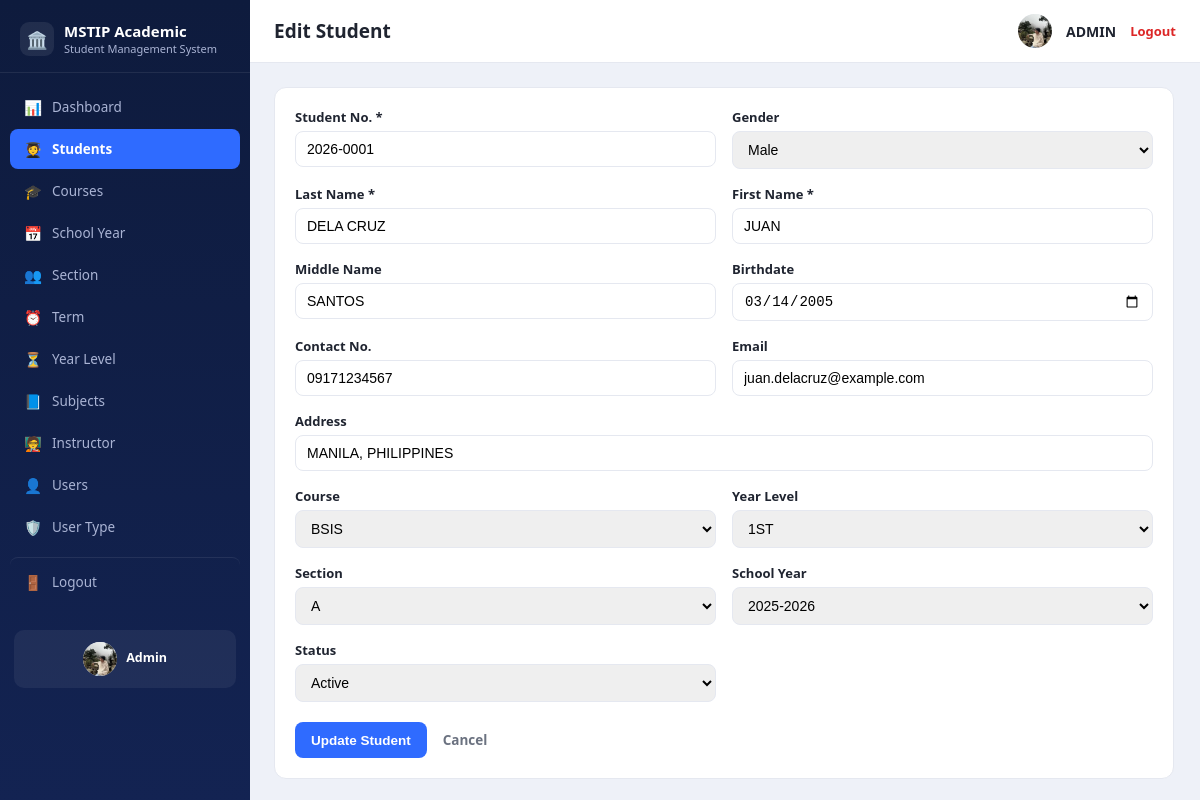
/student_edit.php?id=1 (signed in), run on the app's committed database.
### tables this page shows
CREATE TABLE `tbl_student` (
  `ID` int NOT NULL,
  `STUDENT_NO` varchar(50) NOT NULL,
  `LASTNAME` varchar(100) NOT NULL,
  `FIRSTNAME` varchar(100) NOT NULL,
  `MIDDLENAME` varchar(100) DEFAULT NULL,
  `GENDER` varchar(10) DEFAULT NULL,
  `BIRTHDATE` date DEFAULT NULL,
  `ADDRESS` varchar(255) DEFAULT NULL,
  `CONTACT` varchar(50) DEFAULT NULL,
  `EMAIL` varchar(100) DEFAULT NULL,
  `COURSE_ID` int DEFAULT NULL,
  `YEARLEVEL_ID` int DEFAULT NULL,
  `SECTION_ID` int DEFAULT NULL,
  `SCHOOLYEAR_ID` int DEFAULT NULL,
  `STATUS` varchar(20) NOT NULL DEFAULT 'Active',
  `date_created` datetime DEFAULT CURRENT_TIMESTAMP
);

CREATE TABLE `tbl_course` (
  `ID` int NOT NULL,
  `COURSE` varchar(100) NOT NULL,
  `DESCRIPTION` varchar(255) NOT NULL
);

CREATE TABLE `tbl_yearlevel` (
  `ID` int NOT NULL,
  `YEARLEVEL` varchar(100) NOT NULL,
  `DESCRIPTION` varchar(255) NOT NULL
);

CREATE TABLE `tbl_section` (
  `ID` int NOT NULL,
  `SECTION` varchar(100) NOT NULL,
  `DESCRIPTION` varchar(255) NOT NULL
);

CREATE TABLE `tbl_schoolyear` (
  `ID` int NOT NULL,
  `SCHOOLYEAR` varchar(100) NOT NULL,
  `DESCRIPTION` varchar(255) NOT NULL
);

### includes/student_form_fields.php (the view, shortened to what this page needs)
<div class="form-grid">
  <div class="form-group">
    <label for="STUDENT_NO">Student No. *</label>
    <input type="text" id="STUDENT_NO" name="STUDENT_NO" required
           value="<?= htmlspecialchars($form['STUDENT_NO']) ?>">
  </div>
  <div class="form-group">
    <label for="GENDER">Gender</label>
    <select id="GENDER" name="GENDER">
      <option value="Male" <?= $form['GENDER'] === 'Male' ? 'selected' : '' ?>>Male</option>
    </select>
  </div>
  <div class="form-group">
    <label for="LASTNAME">Last Name *</label>
    <input type="text" id="LASTNAME" name="LASTNAME" required
           value="<?= htmlspecialchars($form['LASTNAME']) ?>">
  </div>
  <div class="form-group">
    <label for="FIRSTNAME">First Name *</label>
    <input type="text" id="FIRSTNAME" name="FIRSTNAME" required
           value="<?= htmlspecialchars($form['FIRSTNAME']) ?>">
  </div>
  <div class="form-group">
    <label for="MIDDLENAME">Middle Name</label>
    <input type="text" id="MIDDLENAME" name="MIDDLENAME"
           value="<?= htmlspecialchars($form['MIDDLENAME']) ?>">
  </div>
  <div class="form-group">
    <label for="BIRTHDATE">Birthdate</label>
    <input type="date" id="BIRTHDATE" name="BIRTHDATE"
           value="<?= htmlspecialchars($form['BIRTHDATE']) ?>">
  </div>
  <div class="form-group">
    <label for="CONTACT">Contact No.</label>
    <input type="text" id="CONTACT" name="CONTACT"
           value="<?= htmlspecialchars($form['CONTACT']) ?>">
  </div>
  <div class="form-group">
    <label for="EMAIL">Email</label>
    <input type="email" id="EMAIL" name="EMAIL"
           value="<?= htmlspecialchars($form['EMAIL']) ?>">
  </div>
  <div class="form-group form-group-wide">
    <label for="ADDRESS">Address</label>
    <input type="text" id="ADDRESS" name="ADDRESS"
           value="<?= htmlspecialchars($form['ADDRESS']) ?>">
  </div>
  <div class="form-group">
    <label for="COURSE_ID">Course</label>
    <select id="COURSE_ID" name="COURSE_ID">
      <?php foreach ($courses as $c): ?>
        <option value="<?= $c['ID'] ?>" <?= (string)$form['COURSE_ID'] === (string)$c['ID'] ? 'selected' : '' ?>>
          <?= htmlspecialchars($c['COURSE']) ?>
        </option>
      <?php endforeach; ?>
    </select>
  </div>
  <div class="form-group">
    <label for="YEARLEVEL_ID">Year Level</label>
    <select id="YEARLEVEL_ID" name="YEARLEVEL_ID">
      <?php foreach ($yearlevels as $y): ?>
        <option value="<?= $y['ID'] ?>" <?= (string)$form['YEARLEVEL_ID'] === (string)$y['ID'] ? 'selected' : '' ?>>
          <?= htmlspecialchars($y['YEARLEVEL']) ?>
        </option>
      <?php endforeach; ?>
    </select>
  </div>
  <div class="form-group">
    <label for="SECTION_ID">Section</label>
    <select id="SECTION_ID" name="SECTION_ID">
      <?php foreach ($sections as $s): ?>
        <option value="<?= $s['ID'] ?>" <?= (string)$form['SECTION_ID'] === (string)$s['ID'] ? 'selected' : '' ?>>
          <?= htmlspecialchars($s['SECTION']) ?>
        </option>
      <?php endforeach; ?>
    </select>
  </div>
  <div class="form-group">
    <label for="SCHOOLYEAR_ID">School Year</label>
    <select id="SCHOOLYEAR_ID" name="SCHOOLYEAR_ID">
      <?php foreach ($schoolyears as $sy): ?>
        <option value="<?= $sy['ID'] ?>" <?= (string)$form['SCHOOLYEAR_ID'] === (string)$sy['ID'] ? 'selected' : '' ?>>
          <?= htmlspecialchars($sy['SCHOOLYEAR']) ?>
        </option>
      <?php endforeach; ?>
    </select>
  </div>
  <div class="form-group">
    <label for="STATUS">Status</label>
    <select id="STATUS" name="STATUS">
      <option value="Active" <?= $form['STATUS'] === 'Active' ? 'selected' : '' ?>>Active</option>
    </select>
  </div>
</div>

### assets/css/style.css (style rules this page uses)
:root { --sidebar-bg:#0e1b3d; --sidebar-bg-2:#132352; --sidebar-text:#aab4d4; --sidebar-active:#2f6bff; --bg:#eef1f8; --card:#ffffff; --border:#e5e8f0; --text:#1f2430; --muted:#6b7280; --danger:#dc2626; --danger-bg:#fee2e2; --success:#16a34a; --success-bg:#dcfce7; --accent:#2f6bff; --accent-dark:#1d4ed8; --sidebar-w:250px; }
* { box-sizing:border-box; }
body { margin:0; font-family:"Segoe UI",Roboto,Arial,sans-serif; background:var(--bg); color:var(--text); }
.form-grid { display:grid;grid-template-columns:repeat(2,1fr);gap:16px; }
.form-group-wide { grid-column:1 / -1; }
.form-group label { display:block;font-size:13px;font-weight:600;margin-bottom:5px; }
.form-group input,.form-group select { width:100%;padding:9px 11px;border:1px solid var(--border);border-radius:8px;font-size:14px; }

### data on the page
tbl_student: STUDENT_NO "2026-0001", GENDER "Male", LASTNAME "DELA CRUZ", FIRSTNAME "JUAN", MIDDLENAME "SANTOS", BIRTHDATE "03/14/2005", CONTACT "09171234567", EMAIL "juan.delacruz@example.com", ADDRESS "MANILA, PHILIPPINES", COURSE_ID "BSIS", YEARLEVEL_ID "1ST", SECTION_ID "A", SCHOOLYEAR_ID "2025-2026", STATUS "Active"

### other printed values
$icon "📊"
$label "Dashboard"
$icon "🧑‍🎓"
$label "Students"
$icon "🎓"
$label "Courses"
$icon "📅"
$label "School Year"
$icon "👥"
$label "Section"
$icon "⏰"
$label "Term"
$icon "⏳"
$label "Year Level"
$icon "📘"
